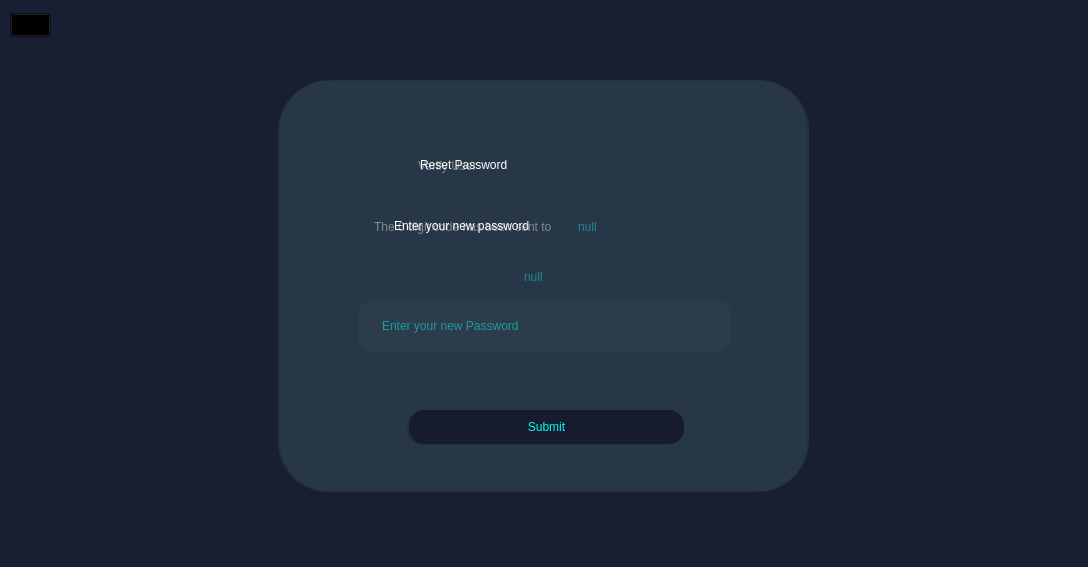
<?xml version="1.0" encoding="UTF-8"?>
<ui version="4.0">
 <class>forgotpass</class>
 <widget class="QDialog" name="forgotpass">
  <property name="geometry">
   <rect>
    <x>0</x>
    <y>0</y>
    <width>1088</width>
    <height>567</height>
   </rect>
  </property>
  <property name="windowTitle">
   <string>Forgot Password</string>
  </property>
  <property name="styleSheet">
   <string notr="true">background-color: rgb(25, 31, 50);
</string>
  </property>
  <widget class="QWidget" name="widget" native="true">
   <property name="geometry">
    <rect>
     <x>278</x>
     <y>81</y>
     <width>529</width>
     <height>411</height>
    </rect>
   </property>
   <property name="acceptDrops">
    <bool>false</bool>
   </property>
   <property name="styleSheet">
    <string notr="true">background-color: rgba(44, 60, 75, 0.6); 
border-radius: 50px;</string>
   </property>
   <widget class="QLabel" name="timer">
    <property name="geometry">
     <rect>
      <x>246</x>
      <y>150</y>
      <width>51</width>
      <height>91</height>
     </rect>
    </property>
    <property name="styleSheet">
     <string notr="true">background-color: rgba(255, 255, 255, 0);
font: 700 12pt &quot;Segoe UI&quot;;
color: rgb(1, 253, 245);
</string>
    </property>
    <property name="text">
     <string>null</string>
    </property>
   </widget>
   <widget class="QPushButton" name="reset_password_button">
    <property name="geometry">
     <rect>
      <x>129</x>
      <y>330</y>
      <width>275</width>
      <height>34</height>
     </rect>
    </property>
    <property name="minimumSize">
     <size>
      <width>275</width>
      <height>34</height>
     </size>
    </property>
    <property name="maximumSize">
     <size>
      <width>275</width>
      <height>34</height>
     </size>
    </property>
    <property name="styleSheet">
     <string notr="true">QPushButton {
border-radius: 15px; 
background-color: rgb(22, 27, 46);
color: rgb(1,253,245);
}
QPushButton:hover {
}
QPushButton:pressed {
background-color: rgb(24, 40, 55); /* Adjust pressed color if needed */
}</string>
    </property>
    <property name="text">
     <string>Submit</string>
    </property>
   </widget>
   <widget class="QLineEdit" name="pass_change">
    <property name="geometry">
     <rect>
      <x>80</x>
      <y>220</y>
      <width>371</width>
      <height>51</height>
     </rect>
    </property>
    <property name="styleSheet">
     <string notr="true">QLineEdit {
border-radius: 15px; 
background-color: rgb(44, 60, 75);
color: rgb(1, 253, 245);
	font: 700 18pt &quot;Segoe UI&quot;;
    padding-left: 20px;
qproperty-alignment: AlignCenter;
}
</string>
    </property>
    <property name="placeholderText">
     <string>Enter 6 digit code</string>
    </property>
   </widget>
   <widget class="QLabel" name="wardenfort">
    <property name="geometry">
     <rect>
      <x>170</x>
      <y>10</y>
      <width>191</width>
      <height>51</height>
     </rect>
    </property>
    <property name="styleSheet">
     <string notr="true">background-color: rgba(255, 255, 255, 0);</string>
    </property>
    <property name="text">
     <string/>
    </property>
    <property name="pixmap">
     <pixmap>C:/Users/admin/Downloads/wardenfort_word (1).png</pixmap>
    </property>
   </widget>
   <widget class="QLabel" name="verify_text">
    <property name="geometry">
     <rect>
      <x>140</x>
      <y>60</y>
      <width>241</width>
      <height>50</height>
     </rect>
    </property>
    <property name="styleSheet">
     <string notr="true">font: 700 20pt &quot;Segoe UI&quot;;
background-color: rgba(255, 255, 255, 0);
color: rgb(255, 255, 255);
qproperty-alignment: AlignCenter;</string>
    </property>
    <property name="text">
     <string>Verify User</string>
    </property>
   </widget>
   <widget class="QLabel" name="email_show">
    <property name="geometry">
     <rect>
      <x>300</x>
      <y>130</y>
      <width>161</width>
      <height>31</height>
     </rect>
    </property>
    <property name="maximumSize">
     <size>
      <width>1920</width>
      <height>16777215</height>
     </size>
    </property>
    <property name="styleSheet">
     <string notr="true">color: rgb(1, 253, 245);
background-color: rgba(255, 255, 255, 0);
font: 700 10pt &quot;Segoe UI&quot;;</string>
    </property>
    <property name="text">
     <string>null</string>
    </property>
   </widget>
   <widget class="QLabel" name="enter_text">
    <property name="geometry">
     <rect>
      <x>96</x>
      <y>125</y>
      <width>291</width>
      <height>41</height>
     </rect>
    </property>
    <property name="styleSheet">
     <string notr="true">background-color: rgba(255, 255, 255, 0);
font: 10pt &quot;Segoe UI&quot;;
color: rgb(255, 255, 255);</string>
    </property>
    <property name="text">
     <string>The 6 digit code has been sent to</string>
    </property>
   </widget>
  </widget>
  <widget class="QLabel" name="cyber_bg">
   <property name="geometry">
    <rect>
     <x>610</x>
     <y>120</y>
     <width>421</width>
     <height>331</height>
    </rect>
   </property>
   <property name="cursor">
    <cursorShape>ArrowCursor</cursorShape>
   </property>
   <property name="styleSheet">
    <string notr="true">background-color: rgba(255, 255, 255, 0);</string>
   </property>
   <property name="text">
    <string/>
   </property>
   <property name="pixmap">
    <pixmap>C:/Users/admin/Downloads/cyber (1).png</pixmap>
   </property>
  </widget>
  <widget class="QPushButton" name="back_button">
   <property name="geometry">
    <rect>
     <x>10</x>
     <y>13</y>
     <width>41</width>
     <height>24</height>
    </rect>
   </property>
   <property name="cursor">
    <cursorShape>PointingHandCursor</cursorShape>
   </property>
   <property name="styleSheet">
    <string notr="true">QPushButton::indicator {
    border: none; /* Remove border */
}

QPushButton {
    background-color: transparent; /* Remove background color */
}
</string>
   </property>
   <property name="text">
    <string/>
   </property>
   <property name="icon">
    <iconset>
     <normaloff>C:/Users/admin/Downloads/dd1_rotated.png</normaloff>C:/Users/admin/Downloads/dd1_rotated.png</iconset>
   </property>
  </widget>
  <widget class="QWidget" name="widget_2" native="true">
   <property name="geometry">
    <rect>
     <x>280</x>
     <y>80</y>
     <width>529</width>
     <height>411</height>
    </rect>
   </property>
   <property name="acceptDrops">
    <bool>false</bool>
   </property>
   <property name="styleSheet">
    <string notr="true">background-color: rgba(44, 60, 75, 0.6); 
border-radius: 50px;</string>
   </property>
   <widget class="QPushButton" name="reset_password_button_2">
    <property name="geometry">
     <rect>
      <x>129</x>
      <y>330</y>
      <width>275</width>
      <height>34</height>
     </rect>
    </property>
    <property name="minimumSize">
     <size>
      <width>275</width>
      <height>34</height>
     </size>
    </property>
    <property name="maximumSize">
     <size>
      <width>275</width>
      <height>34</height>
     </size>
    </property>
    <property name="styleSheet">
     <string notr="true">QPushButton {
border-radius: 15px; 
background-color: rgb(22, 27, 46);
color: rgb(1,253,245);
}
QPushButton:hover {
}
QPushButton:pressed {
background-color: rgb(24, 40, 55); /* Adjust pressed color if needed */
}</string>
    </property>
    <property name="text">
     <string>Submit</string>
    </property>
   </widget>
   <widget class="QLineEdit" name="pass_change_2">
    <property name="geometry">
     <rect>
      <x>80</x>
      <y>220</y>
      <width>371</width>
      <height>51</height>
     </rect>
    </property>
    <property name="styleSheet">
     <string notr="true">QLineEdit {
border-radius: 15px; 
background-color: rgb(44, 60, 75);
color: rgb(1, 253, 245);
	font: 700 18pt &quot;Segoe UI&quot;;
    padding-left: 20px;
qproperty-alignment: AlignCenter;
}
</string>
    </property>
    <property name="placeholderText">
     <string>Enter your new Password</string>
    </property>
   </widget>
   <widget class="QLabel" name="wardenfort_2">
    <property name="geometry">
     <rect>
      <x>170</x>
      <y>10</y>
      <width>191</width>
      <height>51</height>
     </rect>
    </property>
    <property name="styleSheet">
     <string notr="true">background-color: rgba(255, 255, 255, 0);</string>
    </property>
    <property name="text">
     <string/>
    </property>
    <property name="pixmap">
     <pixmap>C:/Users/admin/Downloads/wardenfort_word (1).png</pixmap>
    </property>
   </widget>
   <widget class="QLabel" name="verify_text_2">
    <property name="geometry">
     <rect>
      <x>140</x>
      <y>60</y>
      <width>241</width>
      <height>50</height>
     </rect>
    </property>
    <property name="styleSheet">
     <string notr="true">font: 700 20pt &quot;Segoe UI&quot;;
background-color: rgba(255, 255, 255, 0);
color: rgb(255, 255, 255);
qproperty-alignment: AlignCenter;</string>
    </property>
    <property name="text">
     <string>Reset Password</string>
    </property>
   </widget>
   <widget class="QLabel" name="enter_text_2">
    <property name="geometry">
     <rect>
      <x>114</x>
      <y>125</y>
      <width>291</width>
      <height>41</height>
     </rect>
    </property>
    <property name="styleSheet">
     <string notr="true">background-color: rgba(255, 255, 255, 0);
font: 10pt &quot;Segoe UI&quot;;
color: rgb(255, 255, 255);
qproperty-alignment: AlignCenter;</string>
    </property>
    <property name="text">
     <string>Enter your new password</string>
    </property>
   </widget>
  </widget>
 </widget>
 <resources/>
 <connections/>
</ui>
